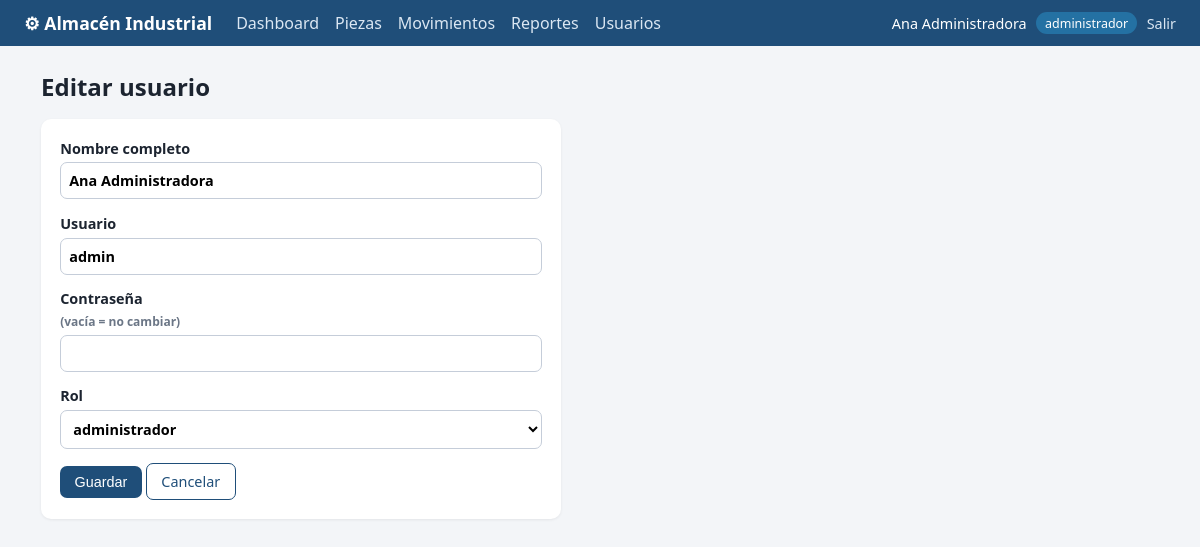
The page /usuarios/1/editar (signed in) on the database its author committed.
### tables this page shows
CREATE TABLE usuarios(
  id INTEGER PRIMARY KEY AUTOINCREMENT,
  nombre TEXT NOT NULL,
  usuario TEXT NOT NULL UNIQUE,
  password_hash TEXT NOT NULL,
  rol TEXT NOT NULL CHECK(rol IN ('administrador','gerente','tecnico'))
);

### app.py (the view, shortened to what this page needs)
@app.route("/usuarios/nuevo", methods=["GET", "POST"])
@app.route("/usuarios/<int:uid>/editar", methods=["GET", "POST"])
@login_required("administrador")
def usuario_form(uid=None):
    u = db().execute("SELECT * FROM usuarios WHERE id=?", (uid,)).fetchone() if uid else None
    if uid and not u:
        abort(404)
    return render_template("usuario_form.html", u=u or {}, editando=bool(u))

### app.py (called while the page is built)
def db():
    if "db" not in g:
        g.db = sqlite3.connect(DB)
        g.db.row_factory = sqlite3.Row
        g.db.execute("PRAGMA foreign_keys = ON")
    return g.db

def login_required(*roles):
    def deco(f):
        @wraps(f)
        def wrapper(*a, **k):
            if "uid" not in session:
                return redirect(url_for("login"))
            if roles and session["rol"] not in roles:
                abort(403)
            return f(*a, **k)
        return wrapper
    return deco

### templates/usuario_form.html (shortened to what this page needs)
{% extends "base.html" %}
{% block content %}
<h1>{{ 'Editar usuario' if editando else 'Nuevo usuario' }}</h1>
<form method="post" class="form">
  <label>Nombre completo <input name="nombre" value="{{ u.nombre or '' }}" required></label>
  <label>Usuario <input name="usuario" value="{{ u.usuario or '' }}" required></label>
  <label>Contraseña {% if editando %}<small class="muted">(vacía = no cambiar)</small>{% endif %}
    <input type="password" name="password" minlength="6" {{ '' if editando else 'required' }}></label>
  <label>Rol
    <select name="rol">
      {% for r in ['administrador', 'gerente', 'tecnico'] %}<option {{ 'selected' if u.rol == r }}>{{ r }}</option>{% endfor %}
    </select></label>
  <div><button class="btn">Guardar</button> <a class="btn ghost" href="{{ url_for('usuarios') }}">Cancelar</a></div>
</form>
{% endblock %}

### templates/base.html (shortened to what this page needs)
<!doctype html>
<html lang="es">
<head>
  <link rel="stylesheet" href="{{ url_for('static', filename='style.css') }}">
</head>
<body>
{% if session.uid %}
<header>
  <div class="brand">⚙ Almacén Industrial</div>
  <nav>
    <a href="{{ url_for('dashboard') }}">Dashboard</a>
    <a href="{{ url_for('piezas') }}">Piezas</a>
    {% if session.rol in ('administrador', 'gerente') %}
      <a href="{{ url_for('movimientos') }}">Movimientos</a>
      <a href="{{ url_for('reportes') }}">Reportes</a>
    {% endif %}
    {% if session.rol == 'administrador' %}<a href="{{ url_for('usuarios') }}">Usuarios</a>{% endif %}
  </nav>
  <div class="user">{{ session.nombre }} <span class="tag blue">{{ session.rol }}</span>
    <a href="{{ url_for('logout') }}">Salir</a></div>
</header>
{% endif %}
<main>
  {% block content %}{% endblock %}
</main>
</body>
</html>

### static/style.css (style rules this page uses)
:root { --bg:#f3f5f8;--card:#fff;--ink:#1c2430;--muted:#6b7686;--line:#e1e6ee;--brand:#1f4e79;--red:#c0392b;--amber:#d68910;--green:#1e8449;--blue:#2471a3 }
* { box-sizing:border-box }
body { margin:0;font-family:system-ui,Segoe UI,Roboto,sans-serif;background:var(--bg);color:var(--ink) }
header { display:flex;align-items:center;gap:1.5rem;flex-wrap:wrap;background:var(--brand);color:#fff;padding:.7rem 1.5rem }
.brand { font-weight:700;font-size:1.1rem }
nav { display:flex;gap:1rem;flex:1;flex-wrap:wrap }
header a { color:#dbe7f3;text-decoration:none }
.user { font-size:.9rem;display:flex;gap:.6rem;align-items:center }
main { max-width:1150px;margin:1.5rem auto;padding:0 1rem }
h1 { margin:.2rem 0 1rem;font-size:1.5rem }
.muted { color:var(--muted) }
.tag { display:inline-block;padding:.15rem .55rem;border-radius:999px;font-size:.78rem;color:#fff;background:var(--muted) }
.tag.blue { background:var(--blue) }
.btn { display:inline-block;background:var(--brand);color:#fff;border:0;border-radius:7px;padding:.5rem .9rem;font-size:.9rem;cursor:pointer;text-decoration:none }
.btn.ghost { background:#fff;color:var(--brand);border:1px solid var(--brand) }
input,select,textarea { font:inherit;padding:.5rem;border:1px solid #c5cdd9;border-radius:7px;width:100%;background:#fff }
.form { background:var(--card);padding:1.2rem;border-radius:10px;max-width:520px;display:grid;gap:.9rem;box-shadow:0 1px 3px #0001 }
.form label,.login label { display:grid;gap:.3rem;font-size:.9rem;font-weight:600 }

### rows shown on the page
usuarios: nombre "Ana Administradora", rol "administrador", usuario "admin"

### other values the page prints
{{ 'Editar usuario' if editando else 'Nuevo usuario' }} "Editar usuario"
form field rol "administrador"
